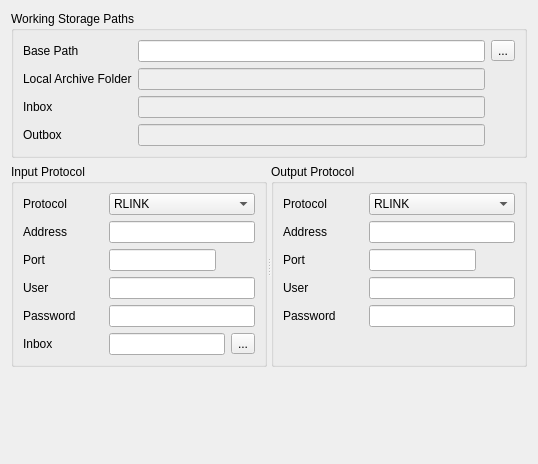
       <widget class="QWidget" name="pageStorage">
        <layout class="QVBoxLayout" name="verticalLayout_5">
         <item>
          <widget class="QGroupBox" name="groupBox_2">
           <property name="title">
            <string>Working Storage Paths</string>
           </property>
           <layout class="QVBoxLayout" name="verticalLayout_8">
            <item>
             <layout class="QGridLayout" name="gridLayout">
              <item row="0" column="0">
               <widget class="QLabel" name="label_26">
                <property name="text">
                 <string>Base Path</string>
                </property>
               </widget>
              </item>
              <item row="0" column="1">
               <widget class="QLineEdit" name="edBasePath"/>
              </item>
              <item row="0" column="2">
               <widget class="QToolButton" name="tbtnSetBasePath">
                <property name="text">
                 <string>...</string>
                </property>
               </widget>
              </item>
              <item row="1" column="0">
               <widget class="QLabel" name="label_27">
                <property name="text">
                 <string>Local Archive Folder</string>
                </property>
               </widget>
              </item>
              <item row="1" column="1">
               <widget class="QLineEdit" name="nedLocalArchiveFolder">
                <property name="enabled">
                 <bool>false</bool>
                </property>
               </widget>
              </item>
              <item row="2" column="1">
               <widget class="QLineEdit" name="nedInbox">
                <property name="enabled">
                 <bool>false</bool>
                </property>
               </widget>
              </item>
              <item row="2" column="0">
               <widget class="QLabel" name="label_28">
                <property name="text">
                 <string>Inbox</string>
                </property>
               </widget>
              </item>
              <item row="3" column="1">
               <widget class="QLineEdit" name="nedOutbox">
                <property name="enabled">
                 <bool>false</bool>
                </property>
               </widget>
              </item>
              <item row="3" column="0">
               <widget class="QLabel" name="label_29">
                <property name="text">
                 <string>Outbox</string>
                </property>
               </widget>
              </item>
             </layout>
            </item>
           </layout>
          </widget>
         </item>
         <item>
          <widget class="QSplitter" name="splitter">
           <property name="orientation">
            <enum>Qt::Horizontal</enum>
           </property>
           <widget class="QGroupBox" name="gpboxInput">
            <property name="title">
             <string>Input Protocol</string>
            </property>
            <layout class="QVBoxLayout" name="verticalLayout_24">
             <item>
              <layout class="QHBoxLayout" name="horizontalLayout_19">
               <item>
                <widget class="QLabel" name="label_7">
                 <property name="minimumSize">
                  <size>
                   <width>80</width>
                   <height>0</height>
                  </size>
                 </property>
                 <property name="maximumSize">
                  <size>
                   <width>80</width>
                   <height>16777215</height>
                  </size>
                 </property>
                 <property name="text">
                  <string>Protocol</string>
                 </property>
                </widget>
               </item>
               <item>
                <widget class="QComboBox" name="cboxInProtocol">
                 <item>
                  <property name="text">
                   <string>RLINK</string>
                  </property>
                 </item>
                 <item>
                  <property name="text">
                   <string>SCP</string>
                  </property>
                 </item>
                 <item>
                  <property name="text">
                   <string>HTTP</string>
                  </property>
                 </item>
                 <item>
                  <property name="text">
                   <string>HTTPS</string>
                  </property>
                 </item>
                 <item>
                  <property name="text">
                   <string>FTP</string>
                  </property>
                 </item>
                </widget>
               </item>
              </layout>
             </item>
             <item>
              <layout class="QHBoxLayout" name="horizontalLayout_20">
               <item>
                <widget class="QLabel" name="label_13">
                 <property name="minimumSize">
                  <size>
                   <width>80</width>
                   <height>0</height>
                  </size>
                 </property>
                 <property name="maximumSize">
                  <size>
                   <width>80</width>
                   <height>16777215</height>
                  </size>
                 </property>
                 <property name="text">
                  <string>Address</string>
                 </property>
                </widget>
               </item>
               <item>
                <widget class="QLineEdit" name="edInAddr"/>
               </item>
              </layout>
             </item>
             <item>
              <layout class="QHBoxLayout" name="horizontalLayout_21">
               <item>
                <widget class="QLabel" name="label_14">
                 <property name="minimumSize">
                  <size>
                   <width>80</width>
                   <height>0</height>
                  </size>
                 </property>
                 <property name="maximumSize">
                  <size>
                   <width>80</width>
                   <height>16777215</height>
                  </size>
                 </property>
                 <property name="text">
                  <string>Port</string>
                 </property>
                </widget>
               </item>
               <item>
                <widget class="QLineEdit" name="edInPort"/>
               </item>
               <item>
                <spacer name="horizontalSpacer_11">
                 <property name="orientation">
                  <enum>Qt::Horizontal</enum>
                 </property>
                 <property name="sizeHint" stdset="0">
                  <size>
                   <width>40</width>
                   <height>20</height>
                  </size>
                 </property>
                </spacer>
               </item>
              </layout>
             </item>
             <item>
              <layout class="QHBoxLayout" name="horizontalLayout_22">
               <item>
                <widget class="QLabel" name="label_15">
                 <property name="minimumSize">
                  <size>
                   <width>80</width>
                   <height>0</height>
                  </size>
                 </property>
                 <property name="maximumSize">
                  <size>
                   <width>80</width>
                   <height>16777215</height>
                  </size>
                 </property>
                 <property name="text">
                  <string>User</string>
                 </property>
                </widget>
               </item>
               <item>
                <widget class="QLineEdit" name="edInUser"/>
               </item>
              </layout>
             </item>
             <item>
              <layout class="QHBoxLayout" name="horizontalLayout_23">
               <item>
                <widget class="QLabel" name="label_16">
                 <property name="minimumSize">
                  <size>
                   <width>80</width>
                   <height>0</height>
                  </size>
                 </property>
                 <property name="maximumSize">
                  <size>
                   <width>80</width>
                   <height>16777215</height>
                  </size>
                 </property>
                 <property name="text">
                  <string>Password</string>
                 </property>
                </widget>
               </item>
               <item>
                <widget class="QLineEdit" name="edInPasswd"/>
               </item>
              </layout>
             </item>
             <item>
              <layout class="QHBoxLayout" name="horizontalLayout_24">
               <item>
                <widget class="QLabel" name="label_17">
                 <property name="minimumSize">
                  <size>
                   <width>80</width>
                   <height>0</height>
                  </size>
                 </property>
                 <property name="maximumSize">
                  <size>
                   <width>80</width>
                   <height>16777215</height>
                  </size>
                 </property>
                 <property name="text">
                  <string>Inbox</string>
                 </property>
                </widget>
               </item>
               <item>
                <widget class="QLineEdit" name="edInInbox"/>
               </item>
               <item>
                <widget class="QToolButton" name="tbtnGetInbox">
                 <property name="text">
                  <string>...</string>
                 </property>
                </widget>
               </item>
              </layout>
             </item>
            </layout>
           </widget>
           <widget class="QGroupBox" name="gpboxOutput">
            <property name="title">
             <string>Output Protocol</string>
            </property>
            <layout class="QVBoxLayout" name="verticalLayout_25">
             <item>
              <layout class="QHBoxLayout" name="horizontalLayout_25">
               <item>
                <widget class="QLabel" name="label_18">
                 <property name="minimumSize">
                  <size>
                   <width>80</width>
                   <height>0</height>
                  </size>
                 </property>
                 <property name="maximumSize">
                  <size>
                   <width>80</width>
                   <height>16777215</height>
                  </size>
                 </property>
                 <property name="text">
                  <string>Protocol</string>
                 </property>
                </widget>
               </item>
               <item>
                <widget class="QComboBox" name="cboxOutProtocol">
                 <item>
                  <property name="text">
                   <string>RLINK</string>
                  </property>
                 </item>
                 <item>
                  <property name="text">
                   <string>SCP</string>
                  </property>
                 </item>
                 <item>
                  <property name="text">
                   <string>HTTP</string>
                  </property>
                 </item>
                 <item>
                  <property name="text">
                   <string>HTTPS</string>
                  </property>
                 </item>
                 <item>
                  <property name="text">
                   <string>FTP</string>
                  </property>
                 </item>
                </widget>
               </item>
              </layout>
             </item>
             <item>
              <layout class="QHBoxLayout" name="horizontalLayout_26">
               <item>
                <widget class="QLabel" name="label_19">
                 <property name="minimumSize">
                  <size>
                   <width>80</width>
                   <height>0</height>
                  </size>
                 </property>
                 <property name="maximumSize">
                  <size>
                   <width>80</width>
                   <height>16777215</height>
                  </size>
                 </property>
                 <property name="text">
                  <string>Address</string>
                 </property>
                </widget>
               </item>
               <item>
                <widget class="QLineEdit" name="edOutAddr"/>
               </item>
              </layout>
             </item>
             <item>
              <layout class="QHBoxLayout" name="horizontalLayout_27">
               <item>
                <widget class="QLabel" name="label_20">
                 <property name="minimumSize">
                  <size>
                   <width>80</width>
                   <height>0</height>
                  </size>
                 </property>
                 <property name="maximumSize">
                  <size>
                   <width>80</width>
                   <height>16777215</height>
                  </size>
                 </property>
                 <property name="text">
                  <string>Port</string>
                 </property>
                </widget>
               </item>
               <item>
                <widget class="QLineEdit" name="edOutPort"/>
               </item>
               <item>
                <spacer name="horizontalSpacer_13">
                 <property name="orientation">
                  <enum>Qt::Horizontal</enum>
                 </property>
                 <property name="sizeHint" stdset="0">
                  <size>
                   <width>40</width>
                   <height>20</height>
                  </size>
                 </property>
                </spacer>
               </item>
              </layout>
             </item>
             <item>
              <layout class="QHBoxLayout" name="horizontalLayout_28">
               <item>
                <widget class="QLabel" name="label_21">
                 <property name="minimumSize">
                  <size>
                   <width>80</width>
                   <height>0</height>
                  </size>
                 </property>
                 <property name="maximumSize">
                  <size>
                   <width>80</width>
                   <height>16777215</height>
                  </size>
                 </property>
                 <property name="text">
                  <string>User</string>
                 </property>
                </widget>
               </item>
               <item>
                <widget class="QLineEdit" name="edOutUser"/>
               </item>
              </layout>
             </item>
             <item>
              <layout class="QHBoxLayout" name="horizontalLayout_29">
               <item>
                <widget class="QLabel" name="label_22">
                 <property name="minimumSize">
                  <size>
                   <width>80</width>
                   <height>0</height>
                  </size>
                 </property>
                 <property name="maximumSize">
                  <size>
                   <width>80</width>
                   <height>16777215</height>
                  </size>
                 </property>
                 <property name="text">
                  <string>Password</string>
                 </property>
                </widget>
               </item>
               <item>
                <widget class="QLineEdit" name="edOutPasswd"/>
               </item>
              </layout>
             </item>
             <item>
              <layout class="QHBoxLayout" name="horizontalLayout_32">
               <item>
                <widget class="QLabel" name="label_25">
                 <property name="minimumSize">
                  <size>
                   <width>80</width>
                   <height>0</height>
                  </size>
                 </property>
                 <property name="maximumSize">
                  <size>
                   <width>80</width>
                   <height>16777215</height>
                  </size>
                 </property>
                 <property name="text">
                  <string/>
                 </property>
                </widget>
               </item>
              </layout>
             </item>
            </layout>
           </widget>
          </widget>
         </item>
         <item>
          <spacer name="verticalSpacer_15">
           <property name="orientation">
            <enum>Qt::Vertical</enum>
           </property>
           <property name="sizeHint" stdset="0">
            <size>
             <width>20</width>
             <height>86</height>
            </size>
           </property>
          </spacer>
         </item>
        </layout>
       </widget>
